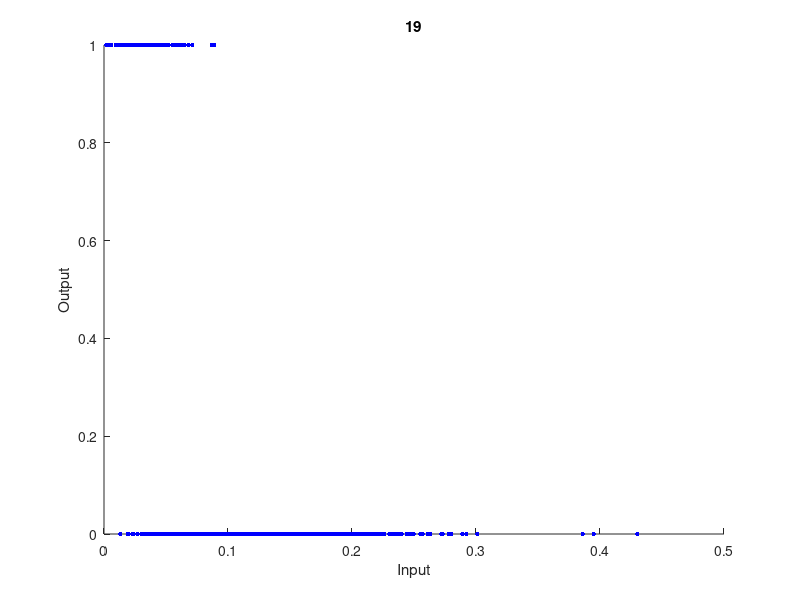
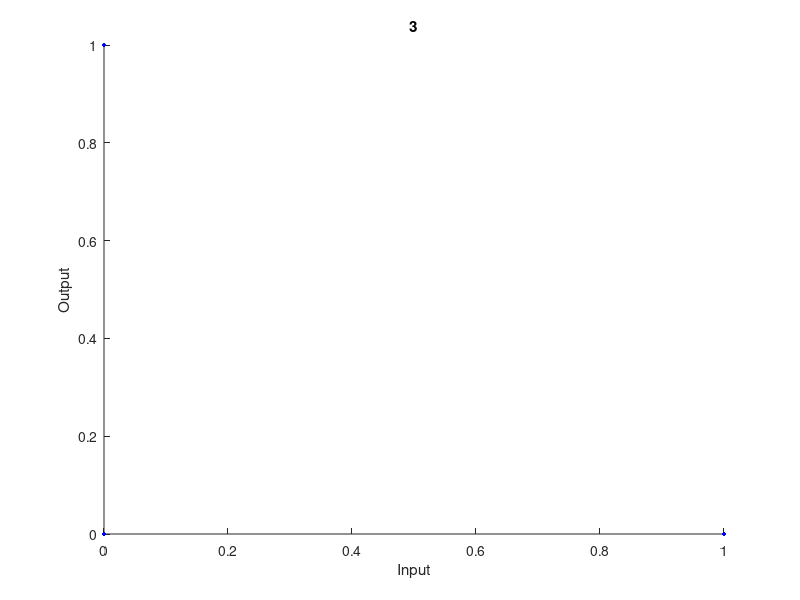
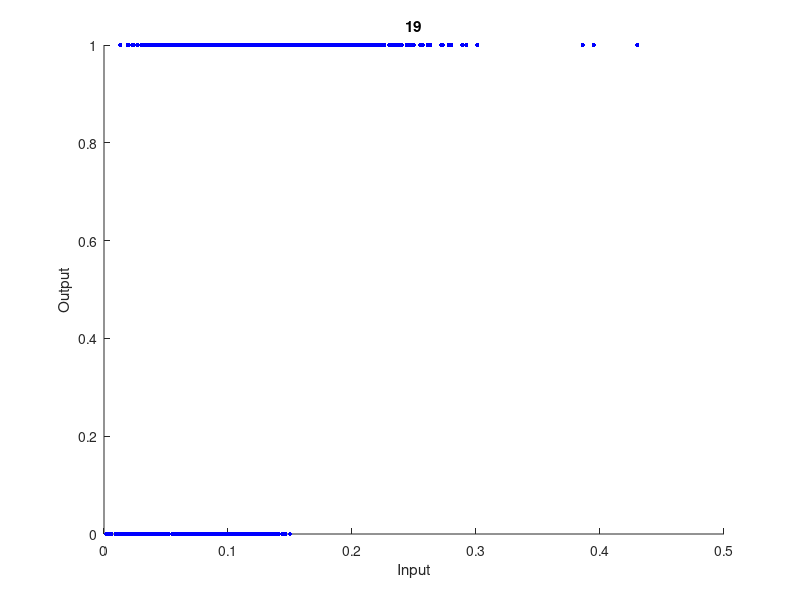

MATLAB code to generate these figures, in order:
load thyroidTrain.mat;
X=trainThyroidInput;
Y=trainThyroidOutput;

class1=Y(:,1);
class2=Y(:,2);
class3=Y(:,3);


for i=1:21,

    CovXY1 = corrcoef(X(:,i),Y(:,1));
    CovXY2 = corrcoef(X(:,i),Y(:,2));
    CovXY3 = corrcoef(X(:,i),Y(:,3));
    Cov_XY1(i,2) = CovXY1(1,2);
    Cov_XY1(i,1) = i;
    Cov_XY2(i,2) = CovXY2(1,2);
    Cov_XY2(i,1) = i;
    Cov_XY3(i,2) = CovXY3(1,2);
    Cov_XY3(i,1) = i;
    
end

[Corr_XY_rank1 index1] = sortrows(abs(Cov_XY1(:,2)),1);
Corr_XY_rank1(:,2)=Corr_XY_rank1;
Corr_XY_rank1(:,1)=index1;
[Corr_XY_rank2 index2] = sortrows(abs(Cov_XY2(:,2)),1);
Corr_XY_rank2(:,2)=Corr_XY_rank2;
Corr_XY_rank2(:,1)=index2;
[Corr_XY_rank3 index3] = sortrows(abs(Cov_XY3(:,2)),1);
Corr_XY_rank3(:,2)=Corr_XY_rank3;
Corr_XY_rank3(:,1)=index3;


    n1=index1(19);
    n2=index2(19);
    n3=index3(19);
    figure, scatter(X(:,n1),Y(:,1),10,[0 0 5],'b','filled');
    title(n1);
    xlabel('Input');
    ylabel('Output');
    figure, scatter(X(:,n2),Y(:,2),10,[0 0 5],'b','filled');
    title(n2);
    xlabel('Input');
    ylabel('Output');
    figure, scatter(X(:,n3),Y(:,3),10,[0 0 5],'b','filled');
    title(n3);
    xlabel('Input');
    ylabel('Output');